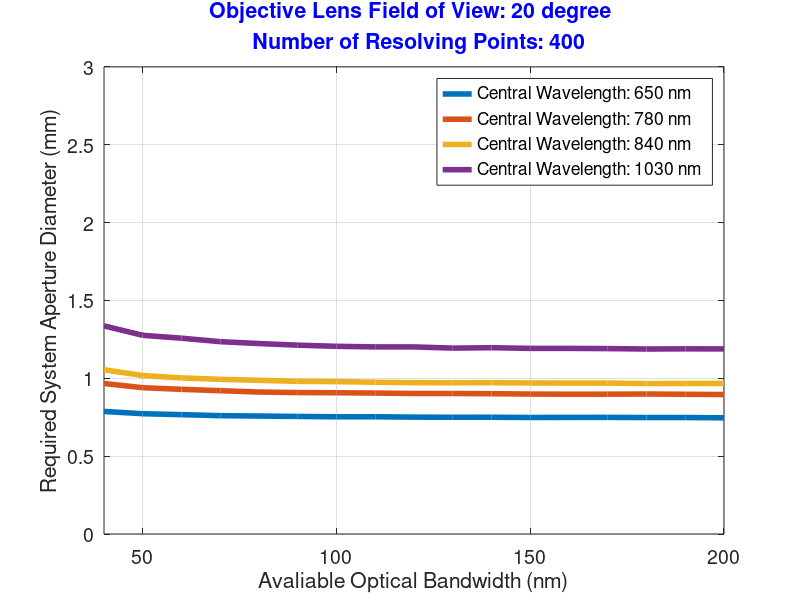

This figure's MATLAB source:
clear all
%%
Central_Wavelength=[0.65 0.78 0.84 1.03];
Wavelength_BW=[0.04:0.01:0.2];      %micron
Focal_Length=1.25;  %micron Zemax notation, physical focal length/image space RI
Order=-1;   %-1
RI_Inc=1.92;    %1.85 1.92
RI_Out=1;
Aperture_Diameter=2;   %%2.2 1.35
Target_Divergence_Angle=20; %degree
Target_Number_of_Resolvable_Point=400;
Grating_Density_Increment=5;  %cycles/mm
%%
Theta_FW=zeros(length(Central_Wavelength),length(Wavelength_BW));
Theta_LI=zeros(length(Central_Wavelength),length(Wavelength_BW));
Required_Grating_Density_FW=zeros(length(Central_Wavelength),length(Wavelength_BW));
Required_Grating_Density_LI=zeros(length(Central_Wavelength),length(Wavelength_BW));
Required_Grating_Diameter_FW=zeros(length(Central_Wavelength),length(Wavelength_BW));
Required_Grating_Diameter_LI=zeros(length(Central_Wavelength),length(Wavelength_BW));
Required_Aperture_Diameter_FW=zeros(length(Central_Wavelength),length(Wavelength_BW));
Required_Aperture_Diameter_LI=zeros(length(Central_Wavelength),length(Wavelength_BW));
%%
for q=1:length(Wavelength_BW)
    for p=1:length(Central_Wavelength)
        S_Wavelength=Central_Wavelength(p)-Wavelength_BW(q)/2;
        L_Wavelength=Central_Wavelength(p)+Wavelength_BW(q)/2;
        %% Forward-view Condition (Theta_IN = Theta_OUT)

        % Detect TIR
        Current_Grating_Density=0;
        Current_Divergence_Angle=0;
        Current_Theta_FW=0;
        while (Current_Divergence_Angle < Target_Divergence_Angle) && isreal(Current_Theta_FW)
            Current_Theta_FW=asin(((RI_Inc-RI_Out)^-1)*Central_Wavelength(p)/1000*Current_Grating_Density)/pi*180;
            
            S_Angle=asin((RI_Inc*sin(Current_Theta_FW/180*pi)+Order*S_Wavelength/1000*Current_Grating_Density)/RI_Out)/pi*180;
            L_Angle=asin((RI_Inc*sin(Current_Theta_FW/180*pi)+Order*L_Wavelength/1000*Current_Grating_Density)/RI_Out)/pi*180;
            Current_Divergence_Angle=abs(S_Angle-L_Angle);
            Current_Grating_Density=Current_Grating_Density+Grating_Density_Increment;
        end
        Theta_FW(p,q)=Current_Theta_FW;
        Required_Grating_Density_FW(p,q)=Current_Grating_Density;
        Required_Grating_Diameter_FW(p,q)=abs(Central_Wavelength(p)/Wavelength_BW(q)/Order/Required_Grating_Density_FW(p,q)*Target_Number_of_Resolvable_Point);
        Required_Aperture_Diameter_FW(p,q)=Required_Grating_Diameter_FW(p,q)*cos(Theta_FW(p,q)/180*pi);
        %% Littrow Condition (Theta_IN = -Theta_OUT)
        Current_Grating_Density=0;
        Current_Divergence_Angle=0;
        Current_Theta_LI=0;
        while (Current_Divergence_Angle < Target_Divergence_Angle) && isreal(Current_Theta_LI)
            Current_Theta_LI=asin(((RI_Inc+RI_Out)^-1)*Central_Wavelength(p)/1000*Current_Grating_Density)/pi*180;
            S_Angle=asin((RI_Inc*sin(Current_Theta_LI/180*pi)+Order*S_Wavelength/1000*Current_Grating_Density)/RI_Out)/pi*180;
            L_Angle=asin((RI_Inc*sin(Current_Theta_LI/180*pi)+Order*L_Wavelength/1000*Current_Grating_Density)/RI_Out)/pi*180;
            Current_Divergence_Angle=abs(S_Angle-L_Angle);
            Current_Grating_Density=Current_Grating_Density+Grating_Density_Increment;
        end
        Theta_LI(p,q)=Current_Theta_LI;
        Required_Grating_Density_LI(p,q)=Current_Grating_Density;
        Required_Grating_Diameter_LI(p,q)=abs(Central_Wavelength(p)/Wavelength_BW(q)/Order/Required_Grating_Density_LI(p,q)*Target_Number_of_Resolvable_Point);
        Required_Aperture_Diameter_LI(p,q)=Required_Grating_Diameter_LI(p,q)*cos(Theta_LI(p,q)/180*pi);
    end
    disp(q);
end
% plot(Central_Wavelength,Theta_FW,Central_Wavelength,Theta_LI);
% plot(Central_Wavelength,Required_BW_FW,Central_Wavelength,Required_BW_LI);
% plot(Central_Wavelength,Number_of_Resolvable_Point_FW,Central_Wavelength,Number_of_Resolvable_Point_LI);
% plot(Required_BW_LI,Number_of_Resolvable_Point_LI);

imagesc(real(Theta_LI))
TickSampling_Ratio_X=1;
TickSampling_Ratio_Y=1;

XTickArray=TickSampling_Ratio_X:TickSampling_Ratio_X:floor(length(Wavelength_BW)/TickSampling_Ratio_X)*TickSampling_Ratio_X;
YTickArray=TickSampling_Ratio_Y:TickSampling_Ratio_Y:floor(length(Central_Wavelength)/TickSampling_Ratio_Y)*TickSampling_Ratio_Y;

XTickLabelArray=round(Wavelength_BW(XTickArray)*1000);
YTickLabelArray=round(Central_Wavelength(YTickArray)*1000);
set(gca,'XTick',XTickArray)

set(gca,'XTickLabel',XTickLabelArray)
set(gca,'YTick',YTickArray)
set(gca,'YTickLabel',YTickLabelArray)
set(gca, 'FontSize', 14)
xlabel('Bandwidth (nm)');
ylabel('Central Wavelength (nm)');
Required_Grating_Density_LI
Required_Aperture_Diameter_LI
Theta_LI


%%
plot(Wavelength_BW*1000,real(Theta_LI)*2,'LineWidth',4);
%xlabel(sprintf('Thickness of %s Block (mm)',DC_Material));
xlabel('Avaliable Optical Bandwidth (nm)');
ylabel('Y-Tilt Angle (degree)');
xlim([min(Wavelength_BW*1000) max(Wavelength_BW*1000)])
ylim([0 150])

set(gca, 'FontSize', 14)
grid on
title(sprintf('Objective Lens Field of View: %g degree',Target_Divergence_Angle),'Color','b')
legend(sprintf('Central Wavelength: %g nm',Central_Wavelength(1)*1000),sprintf('Central Wavelength: %g nm',Central_Wavelength(2)*1000),sprintf('Central Wavelength: %g nm',Central_Wavelength(3)*1000),sprintf('Central Wavelength: %g nm',Central_Wavelength(4)*1000));
%%


%%

plot(Wavelength_BW*1000,Required_Grating_Density_LI,'LineWidth',4);
%xlabel(sprintf('Thickness of %s Block (mm)',DC_Material));
xlabel('Avaliable Optical Bandwidth (nm)');
ylabel('Required Grating Density (cycle/mm)');
xlim([min(Wavelength_BW*1000) max(Wavelength_BW*1000)])
ylim([0 4000])

set(gca, 'FontSize', 14)
grid on
title(sprintf('Objective Lens Field of View: %g degree',Target_Divergence_Angle),'Color','b')
legend(sprintf('Central Wavelength: %g nm',Central_Wavelength(1)*1000),sprintf('Central Wavelength: %g nm',Central_Wavelength(2)*1000),sprintf('Central Wavelength: %g nm',Central_Wavelength(3)*1000),sprintf('Central Wavelength: %g nm',Central_Wavelength(4)*1000));

%%
plot(Wavelength_BW*1000,Required_Aperture_Diameter_LI,'LineWidth',4);
%xlabel(sprintf('Thickness of %s Block (mm)',DC_Material));
xlabel('Avaliable Optical Bandwidth (nm)');
ylabel('Required System Aperture Diameter (mm)');
xlim([min(Wavelength_BW*1000) max(Wavelength_BW*1000)])
ylim([0 3])
set(gca, 'FontSize', 14)
grid on
title(sprintf('Objective Lens Field of View: %g degree \n  Number of Resolving Points: %g',Target_Divergence_Angle,Target_Number_of_Resolvable_Point),'Color','b')
legend(sprintf('Central Wavelength: %g nm',Central_Wavelength(1)*1000),sprintf('Central Wavelength: %g nm',Central_Wavelength(2)*1000),sprintf('Central Wavelength: %g nm',Central_Wavelength(3)*1000),sprintf('Central Wavelength: %g nm',Central_Wavelength(4)*1000));

%% Old Relation
%         Required_Grating_Diameter_LI(p,q)=Aperture_Diameter/cos(Theta_LI(p,q)/180*pi);
%         Total_Pitch_LI(p,q)=Grating_Pitch(q)*Required_Grating_Diameter_LI(p,q);
%         Wavelength_Resolution_LI(p,q)=abs(Central_Wavelength(p)/Total_Pitch_LI(p,q)/Order);
%         Number_of_Resolvable_Point_LI(p,q)=Required_BW_LI(p,q)/Wavelength_Resolution_LI(p,q);
